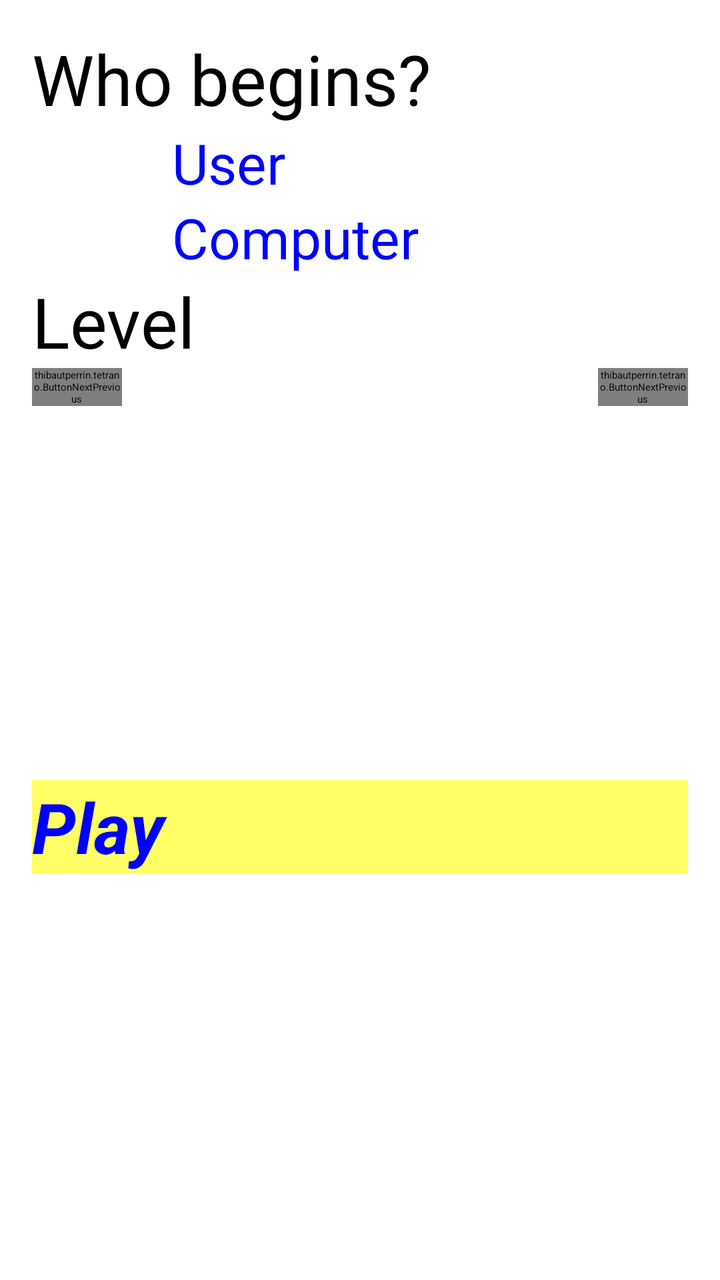
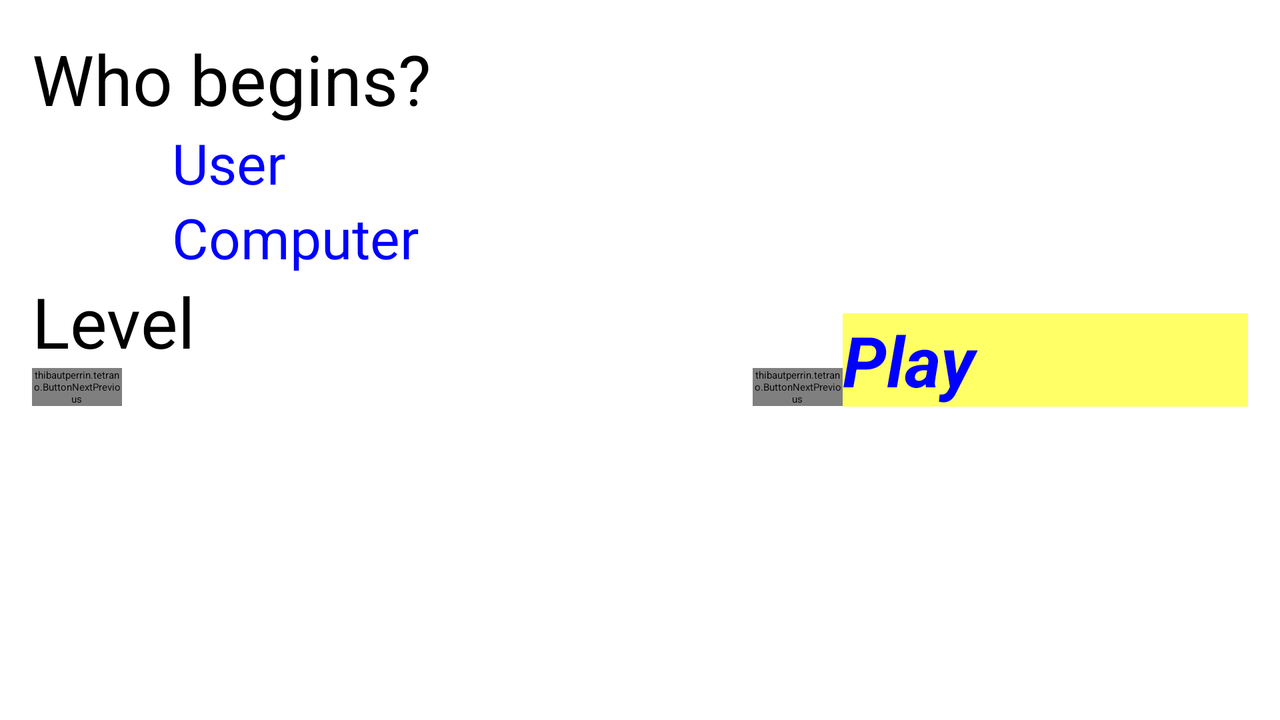

An Android layout and its configuration variant, each rendered on a device that would load it. The default file and the variant file are quoted in full after the pictures.
<!-- AndroidManifest.xml: application theme Theme.Tetrano -->
<!-- res/layout/activity_jouer_contre_ordi.xml -->
<?xml version="1.0" encoding="utf-8"?>
<LinearLayout
    xmlns:android="http://schemas.android.com/apk/res/android"
    xmlns:custom="http://schemas.android.com/apk/res-auto"
    xmlns:tools="http://schemas.android.com/tools"
    android:layout_width="match_parent"
    android:layout_height="match_parent"
    android:paddingLeft="@dimen/activity_horizontal_margin"
    android:paddingRight="@dimen/activity_horizontal_margin"
    android:paddingTop="@dimen/activity_vertical_margin"
    android:paddingBottom="@dimen/activity_vertical_margin"
    tools:context="thibautperrin.tetrano.JouerContreOrdiActivity"
    android:orientation="vertical">

    <TextView
        android:layout_width="wrap_content"
        android:layout_height="wrap_content"
        android:textAppearance="?android:attr/textAppearanceMedium"
        android:text="@string/Who_Begins"
        android:id="@+id/textViewQuiCommence"
        android:textSize="@dimen/Taille_titre_2" />

    <RadioButton
        android:layout_width="wrap_content"
        android:layout_height="wrap_content"
        android:text="@string/User"
        android:id="@+id/radioButtonCommencer"
        android:checked="true"
        android:clickable="true"
        android:textSize="@dimen/Taille_titre_3"
        android:layout_marginLeft="@dimen/Grosse_marge"
        android:layout_marginStart="@dimen/Grosse_marge"
        android:textColor="#ff0000ff" />

    <RadioButton
        android:layout_width="wrap_content"
        android:layout_height="wrap_content"
        android:text="@string/Computer"
        android:id="@+id/radioButtonNePasCommencer"
        android:clickable="true"
        android:textSize="@dimen/Taille_titre_3"
        android:layout_marginLeft="@dimen/Grosse_marge"
        android:layout_marginStart="@dimen/Grosse_marge"
        android:textColor="#ff0000ff" />

    <LinearLayout
        android:orientation="horizontal"
        android:layout_width="fill_parent"
        android:layout_height="wrap_content">

        <TextView
            android:layout_width="wrap_content"
            android:layout_height="wrap_content"
            android:textAppearance="?android:attr/textAppearanceSmall"
            android:text="@string/Level"
            android:id="@+id/textNiveau"
            android:textSize="@dimen/Taille_titre_2"
            android:singleLine="true" />

        <TextView
            android:layout_width="fill_parent"
            android:layout_height="wrap_content"
            android:textAppearance="?android:attr/textAppearanceSmall"
            android:id="@+id/TextNiveauPourcent"
            android:layout_gravity="end"
            android:textSize="@dimen/Taille_titre_2"
            android:singleLine="true" />
    </LinearLayout>

    <RelativeLayout
        android:layout_width="fill_parent"
        android:layout_height="wrap_content">

        <thibautperrin.tetrano.ButtonNextPrevious
            android:layout_width="@dimen/Moyenne_marge"
            android:layout_height="wrap_content"
            android:id="@+id/boutonGauche"
            custom:next="false"
            custom:ratioWidthOnHeight="1.2"
            android:layout_alignParentLeft="true"
            android:layout_alignParentStart="true"/>


        <SeekBar
            android:layout_width="wrap_content"
            android:layout_height="wrap_content"
            android:id="@+id/seekBarLevel"
            android:layout_gravity="center_vertical"
            android:layout_toRightOf="@+id/boutonGauche"
            android:layout_toEndOf="@+id/boutonGauche"
            android:layout_toLeftOf="@+id/boutonDroit"
            android:layout_toStartOf="@+id/boutonDroit"
            android:layout_centerVertical="true" />


        <thibautperrin.tetrano.ButtonNextPrevious
            android:layout_width="@dimen/Moyenne_marge"
            android:layout_height="wrap_content"
            android:id="@+id/boutonDroit"
            custom:next="true"
            custom:ratioWidthOnHeight="1.2"
            android:layout_alignParentRight="true"
            android:layout_alignParentEnd="true"/>
    </RelativeLayout>

    <FrameLayout
        android:layout_width="fill_parent"
        android:layout_height="fill_parent">

        <Button
            android:layout_width="fill_parent"
            android:layout_height="wrap_content"
            android:text="@string/Play"
            android:id="@+id/buttonJouer"
            android:layout_gravity="center_vertical"
            android:textSize="@dimen/Taille_titre_2"
            android:background="#beffff32"
            android:textColor="#ff0000ff"
            android:textStyle="bold|italic"/>
    </FrameLayout>

</LinearLayout>
<!-- resources referenced by this layout -->
<resources>
  <dimen name="Grosse_marge">70dp</dimen>
  <dimen name="Moyenne_marge">45dp</dimen>
  <dimen name="Taille_titre_2">35sp</dimen>
  <dimen name="Taille_titre_3">28sp</dimen>
  <dimen name="activity_horizontal_margin">16dp</dimen>
  <dimen name="activity_vertical_margin">16dp</dimen>
  <string name="Computer">Computer</string>
  <string name="Level">Level</string>
  <string name="Play">Play</string>
  <string name="User">User</string>
  <string name="Who_Begins">Who begins?</string>
  <style name="Theme.Tetrano" parent="Theme.SplashScreen">
          <item name="windowSplashScreenBackground">@color/splash_background</item>
          <item name="windowSplashScreenAnimatedIcon">@mipmap/ic_launcher</item>
          <item name="postSplashScreenTheme">@style/Theme.Tetrano.Main</item>
      </style>
  <color name="splash_background">#FF000000</color>
  <style name="Theme.Tetrano.Main" parent="android:Theme.Material.NoActionBar">
          <item name="android:windowBackground">@color/splash_background</item>
      </style>
</resources>
<!-- res/layout-land/activity_jouer_contre_ordi.xml (the repository's variant of the layout above) -->
<!-- drawn on the phone turned sideways -->
<?xml version="1.0" encoding="utf-8"?>
<LinearLayout
    xmlns:android="http://schemas.android.com/apk/res/android"
    xmlns:custom="http://schemas.android.com/apk/res-auto"
    xmlns:tools="http://schemas.android.com/tools"
    android:layout_width="match_parent"
    android:layout_height="match_parent"
    android:paddingLeft="@dimen/activity_horizontal_margin"
    android:paddingRight="@dimen/activity_horizontal_margin"
    android:paddingTop="@dimen/activity_vertical_margin"
    android:paddingBottom="@dimen/activity_vertical_margin"
    android:baselineAligned="false"
    tools:context="thibautperrin.tetrano.JouerContreOrdiActivity"
    android:orientation="horizontal">

    <LinearLayout
        android:orientation="vertical"
        android:layout_width="fill_parent"
        android:layout_height="fill_parent"
        android:layout_weight="50">

    <TextView
        android:layout_width="wrap_content"
        android:layout_height="wrap_content"
        android:textAppearance="?android:attr/textAppearanceMedium"
        android:text="@string/Who_Begins"
        android:id="@+id/textViewQuiCommence"
        android:textSize="@dimen/Taille_titre_2" />

    <RadioButton
        android:layout_width="wrap_content"
        android:layout_height="wrap_content"
        android:text="@string/User"
        android:id="@+id/radioButtonCommencer"
        android:checked="true"
        android:clickable="true"
        android:textSize="@dimen/Taille_titre_3"
        android:layout_marginLeft="@dimen/Grosse_marge"
        android:layout_marginStart="@dimen/Grosse_marge"
        android:textColor="#ff0000ff" />

    <RadioButton
        android:layout_width="wrap_content"
        android:layout_height="wrap_content"
        android:text="@string/Computer"
        android:id="@+id/radioButtonNePasCommencer"
        android:clickable="true"
        android:textSize="@dimen/Taille_titre_3"
        android:layout_marginLeft="@dimen/Grosse_marge"
        android:layout_marginStart="@dimen/Grosse_marge"
        android:textColor="#ff0000ff" />

    <LinearLayout
        android:orientation="horizontal"
        android:layout_width="fill_parent"
        android:layout_height="wrap_content">

        <TextView
            android:layout_width="wrap_content"
            android:layout_height="wrap_content"
            android:textAppearance="?android:attr/textAppearanceSmall"
            android:text="@string/Level"
            android:id="@+id/textNiveau"
            android:textSize="@dimen/Taille_titre_2"
            android:singleLine="true" />

        <TextView
            android:layout_width="fill_parent"
            android:layout_height="wrap_content"
            android:textAppearance="?android:attr/textAppearanceSmall"
            android:id="@+id/TextNiveauPourcent"
            android:layout_gravity="end"
            android:textSize="@dimen/Taille_titre_2"
            android:singleLine="true" />
    </LinearLayout>

        <RelativeLayout
            android:layout_width="fill_parent"
            android:layout_height="wrap_content">

            <thibautperrin.tetrano.ButtonNextPrevious
                android:layout_width="@dimen/Moyenne_marge"
                android:layout_height="wrap_content"
                android:id="@+id/boutonGauche"
                custom:next="false"
                custom:ratioWidthOnHeight="1.2"
                android:layout_alignParentLeft="true"
                android:layout_alignParentStart="true"/>

            <SeekBar
                android:layout_width="wrap_content"
                android:layout_height="wrap_content"
                android:id="@+id/seekBarLevel"
                android:layout_gravity="center_vertical"
                android:layout_toRightOf="@+id/boutonGauche"
                android:layout_toEndOf="@+id/boutonGauche"
                android:layout_toLeftOf="@+id/boutonDroit"
                android:layout_toStartOf="@+id/boutonDroit"
                android:layout_centerVertical="true" />

            <thibautperrin.tetrano.ButtonNextPrevious
                android:layout_width="@dimen/Moyenne_marge"
                android:layout_height="wrap_content"
                android:id="@+id/boutonDroit"
                custom:next="true"
                custom:ratioWidthOnHeight="1.2"
                android:layout_alignParentRight="true"
                android:layout_alignParentEnd="true"/>
        </RelativeLayout>

    </LinearLayout>

        <Button
            android:layout_width="fill_parent"
            android:layout_height="wrap_content"
            android:text="@string/Play"
            android:id="@+id/buttonJouer"
            android:layout_gravity="center_vertical"
            android:textSize="@dimen/Taille_titre_2"
            android:textColor="#ff0000ff"
            android:background="#beffff32"
            android:textStyle="bold|italic"
            android:layout_weight="100" />

</LinearLayout>
